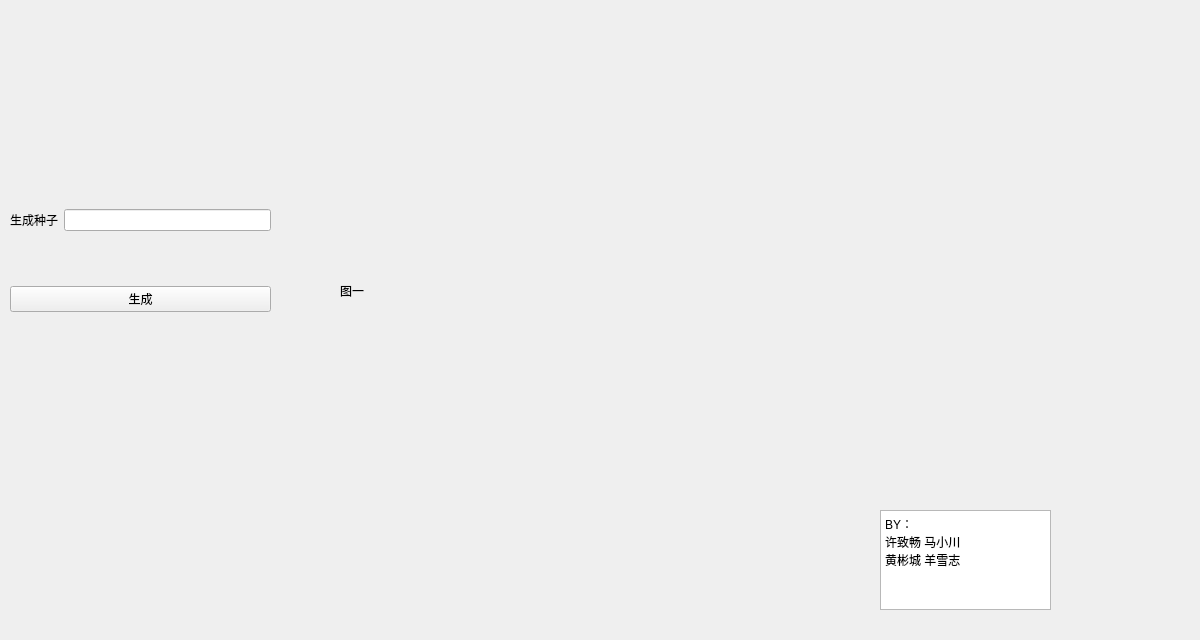
<?xml version="1.0" encoding="UTF-8"?>
<ui version="4.0">
 <class>dog_genarate</class>
 <widget class="QWidget" name="dog_genarate">
  <property name="geometry">
   <rect>
    <x>0</x>
    <y>0</y>
    <width>1200</width>
    <height>640</height>
   </rect>
  </property>
  <property name="windowTitle">
   <string>狗狗生成器</string>
  </property>
  <property name="windowIcon">
   <iconset>
    <normaloff>../xiaochuan.jpg</normaloff>../xiaochuan.jpg</iconset>
  </property>
  <property name="autoFillBackground">
   <bool>false</bool>
  </property>
  <widget class="QWidget" name="verticalLayoutWidget">
   <property name="geometry">
    <rect>
     <x>10</x>
     <y>160</y>
     <width>261</width>
     <height>201</height>
    </rect>
   </property>
   <layout class="QVBoxLayout" name="verticalLayout">
    <item>
     <layout class="QHBoxLayout" name="horizontalLayout">
      <item>
       <widget class="QLabel" name="label">
        <property name="text">
         <string>生成种子</string>
        </property>
       </widget>
      </item>
      <item>
       <widget class="QLineEdit" name="lineEdit"/>
      </item>
     </layout>
    </item>
    <item>
     <widget class="QPushButton" name="pushButton">
      <property name="text">
       <string>生成</string>
      </property>
     </widget>
    </item>
   </layout>
  </widget>
  <widget class="QLabel" name="label_2">
   <property name="geometry">
    <rect>
     <x>340</x>
     <y>120</y>
     <width>561</width>
     <height>341</height>
    </rect>
   </property>
   <property name="text">
    <string>图一</string>
   </property>
   <property name="scaledContents">
    <bool>true</bool>
   </property>
  </widget>
  <widget class="QLabel" name="label_7">
   <property name="geometry">
    <rect>
     <x>1010</x>
     <y>510</y>
     <width>191</width>
     <height>131</height>
    </rect>
   </property>
   <property name="text">
    <string/>
   </property>
   <property name="pixmap">
    <pixmap>../电科.jpg</pixmap>
   </property>
   <property name="scaledContents">
    <bool>true</bool>
   </property>
  </widget>
  <widget class="QTextBrowser" name="textBrowser">
   <property name="geometry">
    <rect>
     <x>880</x>
     <y>510</y>
     <width>171</width>
     <height>100</height>
    </rect>
   </property>
   <property name="html">
    <string>&lt;!DOCTYPE HTML PUBLIC &quot;-//W3C//DTD HTML 4.0//EN&quot; &quot;http://www.w3.org/TR/REC-html40/strict.dtd&quot;&gt;
&lt;html&gt;&lt;head&gt;&lt;meta name=&quot;qrichtext&quot; content=&quot;1&quot; /&gt;&lt;style type=&quot;text/css&quot;&gt;
p, li { white-space: pre-wrap; }
&lt;/style&gt;&lt;/head&gt;&lt;body style=&quot; font-family:'SimSun'; font-size:9pt; font-weight:400; font-style:normal;&quot;&gt;
&lt;p style=&quot; margin-top:0px; margin-bottom:0px; margin-left:0px; margin-right:0px; -qt-block-indent:0; text-indent:0px;&quot;&gt;BY：&lt;/p&gt;
&lt;p style=&quot; margin-top:0px; margin-bottom:0px; margin-left:0px; margin-right:0px; -qt-block-indent:0; text-indent:0px;&quot;&gt;许致畅 马小川&lt;/p&gt;
&lt;p style=&quot; margin-top:0px; margin-bottom:0px; margin-left:0px; margin-right:0px; -qt-block-indent:0; text-indent:0px;&quot;&gt;黄彬城 羊雪志&lt;/p&gt;&lt;/body&gt;&lt;/html&gt;</string>
   </property>
  </widget>
 </widget>
 <resources/>
 <connections/>
</ui>
